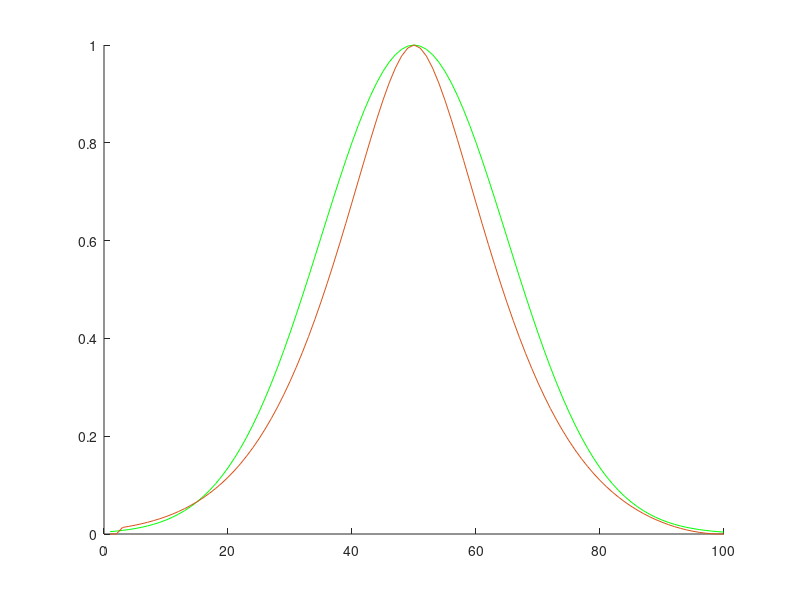

MATLAB code for this plot:
%2nd order rf
clear all

ndim = 100;
npass = 1;
za = zeros(ndim,1);
zb = zeros(ndim,1);
zc = zeros(ndim,1);
za(ndim/2) = 1.0;
%za(20) = -.5;

xi = 15.0;
figure
hold on

for i=1:ndim
  zc(i) = exp(-(i-ndim/2)^2/xi^2/2);
end 
plot(zc,'Color','green')

a=xi^2/2;
b=xi^2/24+xi^4/8;
%c=xi^4/8;

k1=0.5*(-a+sqrt(a^2-4*b));
k2=0.5*(-a-sqrt(a^2-4*b));

%a
%k1+k2
%b
%k1*k2

k1 = 1/k1;
k2 = 1/k2;

z1a=1-k1/2+sqrt((1-k1/2)^2-1);
z2a=1-k2/2+sqrt((1-k2/2)^2-1);

z1b=1-k1/2-sqrt((1-k1/2)^2-1);
z2b=1-k2/2-sqrt((1-k2/2)^2-1);
if(abs(z1a)>abs(z1b))
  z1 = z1b;
else
  z1 = z1a;
end
if(abs(z2a)>abs(z2b))
  z2 = z2b;
else
  z2 = z2a;
end

a1 = real(z1+z2)
a2 = real(-z1*z2)

zamax = max(za);

zb = za/zamax;

for n=1:npass
for i=3:ndim-2
  zb(i) = (1-a1-a2)*za(i) ...
        + a1*zb(i-1) + a2*zb(i-2);
end
end

zc = zb;
for n=1:npass
for i=ndim-2:-1:3
  zc(i) = (1-a1-a2)*zb(i) ...
        + a1*zc(i+1) + a2*zc(i+2);
end
end

zcmax = max(zc);
zc = zc / zcmax * zamax;

plot(zc)
